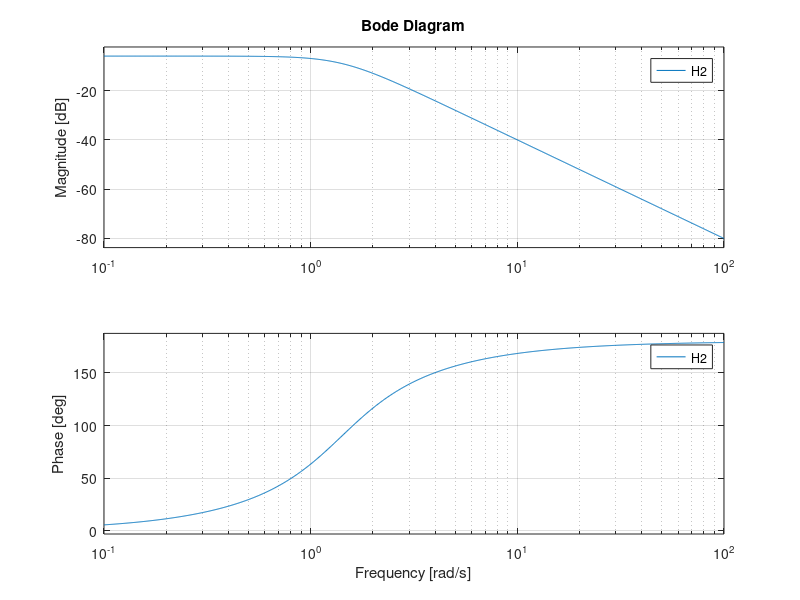
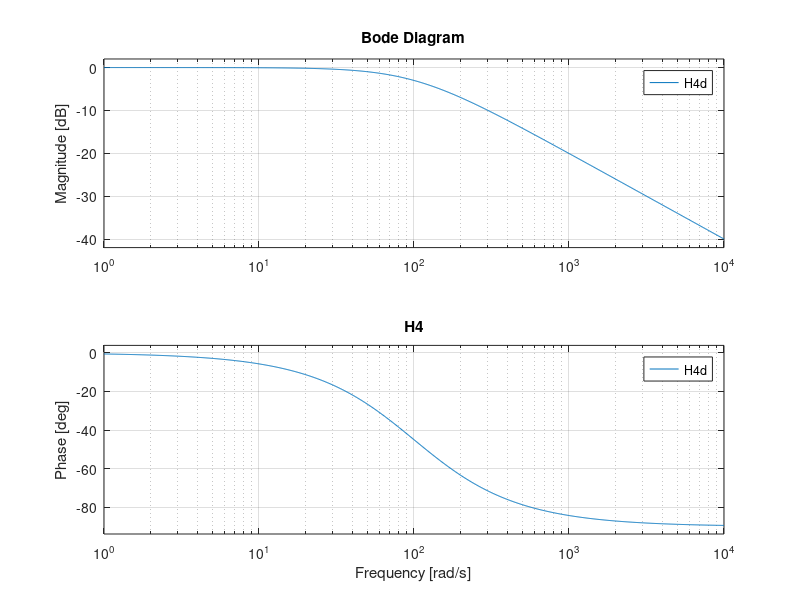

Here is the MATLAB script that generated these plots, in order:
clear;
clc;

%% P2
H2 = tf([1],[1 -2  2]);
figure(1)
bode(H2)




%% P4
H4a = tf([100 0 100],[2 100  2]);
H4b = tf([1 0],[1 200]);
H4c = tf([20 0],[2 100 2]);
H4d = tf([100],[1 100]);


figure(2)

subplot(2,2,1)
bode(H4a)
title('H1')

subplot(2,2,2)
bode(H4b)
title('H2')

subplot(2,2,3)
bode(H4c)
title('H3')

subplot(2,2,4)
bode(H4d)
title('H4')